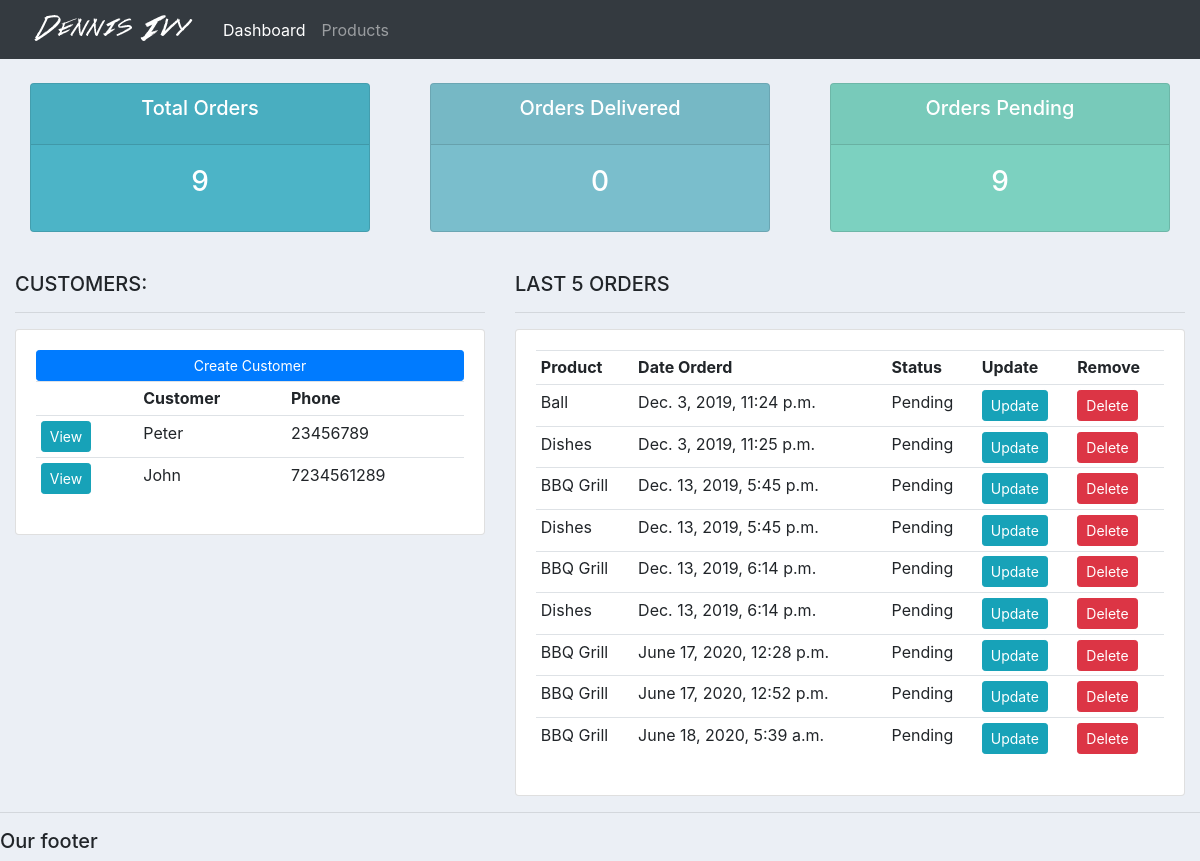
The page / on the database its author committed.
### accounts/models.py (models this page shows, shortened)
class Customer(models.Model):
	name = models.CharField(max_length=200, null=True)
	phone = models.CharField(max_length=200, null=True)
	email = models.CharField(max_length=200, null=True)
	date_created = models.DateTimeField(auto_now_add=True, null=True)

class Order(models.Model):
	STATUS = (
			('Pending', 'Pending'),
			('Out for delivery', 'Out for delivery'),
			('Delivered', 'Delivered'),
			)
	customer = models.ForeignKey(Customer, null=True, on_delete= models.SET_NULL)
	product = models.ForeignKey(Product, null=True, on_delete= models.SET_NULL)
	date_created = models.DateTimeField(auto_now_add=True, null=True)
	status = models.CharField(max_length=200, null=True, choices=STATUS)

class Product(models.Model):
	CATEGORY = (
			('Indoor', 'Indoor'),
			('Out Door', 'Out Door'),
			)
	name = models.CharField(max_length=200, null=True)
	price = models.FloatField(null=True)
	category = models.CharField(max_length=200, null=True, choices=CATEGORY)
	description = models.CharField(max_length=200, null=True, blank=True)
	date_created = models.DateTimeField(auto_now_add=True, null=True)
	tags = models.ManyToManyField(Tag)
	def __str__(self):
		return self.name

### accounts/views.py (the view)
# urls.py: path('', views.home, name="home"),
def home(request):
	orders = Order.objects.all()
	customers = Customer.objects.all()
	total_customers = customers.count()
	total_orders = orders.count()
	delivered = orders.filter(status='Delivered').count()
	pending = orders.filter(status='Pending').count()
	context = {'orders':orders, 'customers':customers,
	'total_orders':total_orders,'delivered':delivered,
	'pending':pending }
	return render(request, 'accounts/dashboard.html', context)

### accounts/templates/accounts/dashboard.html
{%  extends 'accounts/main.html' %}
{% block content %}
{%  include 'accounts/status.html' %}
<br>
<div class="row">
	<div class="col-md-5">
		<h5>CUSTOMERS:</h5>
		<hr>
		<div class="card card-body">
			<a class="btn btn-primary  btn-sm btn-block" href="">Create Customer</a>
			<table class="table table-sm">
				<tr>
					<th></th>
					<th>Customer</th>
					<th>Phone</th>
				</tr>
				{% for customer in customers %}
					<tr>
						<td><a class="btn btn-sm btn-info" href="{% url 'customer' customer.id %}">View</a></td>
						<td>{{customer.name}}</td>
						<td>{{customer.phone}}</td>
					</tr>
				{% endfor %}
			</table>
		</div>
	</div>
	<div class="col-md-7">
		<h5>LAST 5 ORDERS</h5>
		<hr>
		<div class="card card-body">
			<table class="table table-sm">
				<tr>
					<th>Product</th>
					<th>Date Orderd</th>
					<th>Status</th>
					<th>Update</th>
					<th>Remove</th>
				</tr>
				{% for order in orders %}
					<tr>
						<td>{{order.product}}</td>
						<td>{{order.date_created}}</td>
						<td>{{order.status}}</td>
						<td><a class="btn btn-sm btn-info" href="{% url 'update_order' order.id %}">Update</a></td>
						<td><a class="btn btn-sm btn-danger" href="{% url 'delete_order' order.id %}">Delete</a></td>
					</tr>
				{% endfor %}
			</table>
		</div>
	</div>
</div>
{% endblock %}

### static/css/main.css (style rules this page uses)
body { background-color: #ebeff5; }

### rows shown on the page
Customer: name "Peter", phone "23456789"
Customer: name "John", phone "7234561289"
Order: product "Ball", date_created "Dec. 3, 2019, 11:24 p.m.", status "Pending"
Order: product "Dishes", date_created "Dec. 3, 2019, 11:25 p.m.", status "Pending"
Order: product "BBQ Grill", date_created "Dec. 13, 2019, 5:45 p.m.", status "Pending"
Order: product "Dishes", date_created "Dec. 13, 2019, 5:45 p.m.", status "Pending"
Order: product "BBQ Grill", date_created "Dec. 13, 2019, 6:14 p.m.", status "Pending"
Order: product "Dishes", date_created "Dec. 13, 2019, 6:14 p.m.", status "Pending"
Order: product "BBQ Grill", date_created "June 17, 2020, 12:28 p.m.", status "Pending"
Order: product "BBQ Grill", date_created "June 17, 2020, 12:52 p.m.", status "Pending"
Order: product "BBQ Grill", date_created "June 18, 2020, 5:39 a.m.", status "Pending"

### other values the page prints
{{ total_orders }} "9"
{{ delivered }} "0"
{{ pending }} "9"
